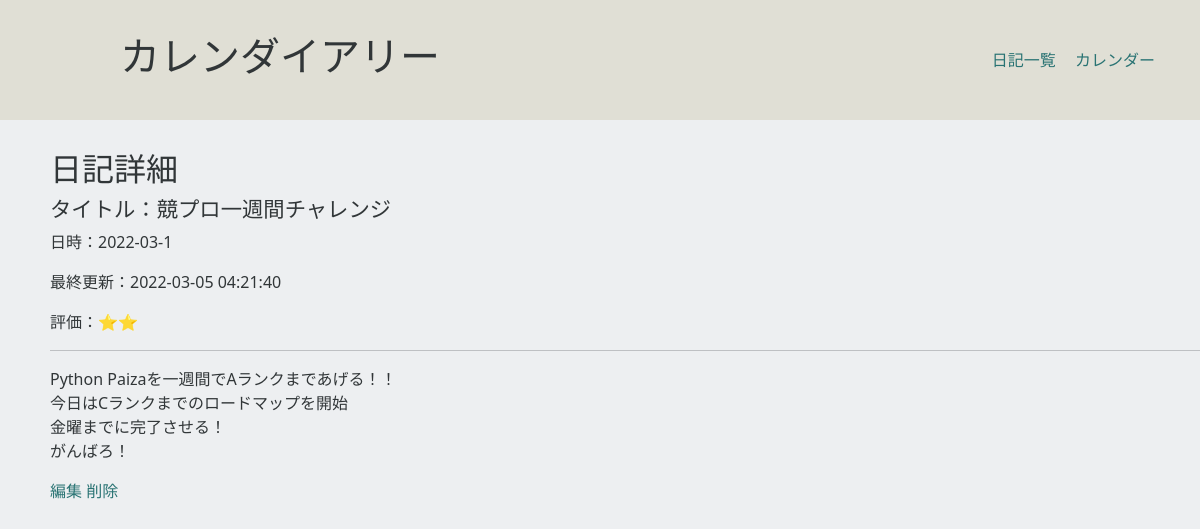
/detail.php?id=1646146800, run on the app's committed database.
### tables this page shows
CREATE TABLE `Diary` (
  `id` bigint(20) NOT NULL,
  `date` timestamp NOT NULL DEFAULT CURRENT_TIMESTAMP ON UPDATE CURRENT_TIMESTAMP,
  `title` varchar(191) NOT NULL,
  `review` int(3) NOT NULL,
  `content` text NOT NULL
);

### dbconnect.php (called while the page is built, shortened)
<?php
    Class Dbc{
        protected $table_name;
        public function dbConnect(){
            $host   = DB_HOST;
            $dbname = DB_NAME;
            $user   = DB_USER;
            $pass   = DB_PASS;
            $dsn    = "mysql:host=$host;dbname=$dbname;charset=utf8";
            try{
                $dbh = new PDO($dsn, $user, $pass, [
                    PDO::ATTR_ERRMODE => PDO::ERRMODE_EXCEPTION,
                ]);
            }catch(PDOException $e){
                echo '接続失敗'. $e->getMessage();
                exit();
            };
            return $dbh;
        }
        public function getById($id){
            $dbh = $this->dbConnect();
            $stmt = $dbh->prepare("SELECT * from $this->table_name Where id = :id");
            $stmt->bindValue(':id', (int)$id, PDO::PARAM_INT);
            $stmt->execute();
            $result = $stmt->fetch(PDO::FETCH_ASSOC);
            return $result;
        }
    }
?>

### diary.php (called while the page is built, shortened)
<?php
    require_once('dbconnect.php');
    Class Diary extends Dbc{
        public function starReview($number){
            if($number === '1'){
                return '⭐️';
            } elseif($number === '2'){
                return '⭐️⭐️';
            } elseif($number === '3'){
                return '⭐️⭐️⭐️';
            } else{
                return 'その他';
            }
        }
        public function escape($v){
            return htmlspecialchars($v, ENT_QUOTES, 'UTF-8');
        }
    }
?>

### detail.php (the view, shortened to what this page needs)
<?php
    require_once('diary.php');
    $diary = new Diary();
    $result = $diary->getById($_GET['id']);
?>
<!DOCTYPE html>
<html lang="en">
<head>
    <link href="https://cdn.jsdelivr.net/npm/bootstrap@5.1.3/dist/css/bootstrap.min.css" rel="stylesheet">
    <link rel="stylesheet" href="./style.css">
</head>
<body>
    <header>
        <nav class="navbar">
            <h1 class="headTitle">カレンダイアリー</h1>
            <ul class="link">
                <li><a href="/list.php">日記一覧</a></li>
                <li><a href="/index.php">カレンダー</a></li>
            </ul>
        </nav>
    </header>
    <div class="detail">
        <h2>日記詳細</h2>
        <h3>タイトル：<?php echo $diary->escape($result['title']) ?></h3>
        <p>日時：<?php echo $diary->escape(date('Y-m-j', $result['id'])) ?></p>
        <p>最終更新：<?php echo $diary->escape($result['date']) ?></p>
        <p>評価：<?php echo $diary->starReview($result['review']) ?></p>
        <hr>
        <p><?php echo nl2br($diary->escape($result['content'])) ?></p>
        <a href="/update.php?id=<?php echo $result["id"] ?>">編集</a>
        <a href="/delete.php?id=<?php echo $result["id"] ?>">削除</a>
    </div>
</body>
</html>

### style.css (style rules this page uses)
body { background-color: #edeff1; }
a { text-decoration: none; color: #297373; }
.navbar { margin: 0px; height: 120px; width: 100vw; background-color: #E0DFD5; }
.navbar ul { list-style: none; text-align: right; margin: 0; padding: 10px 30px; }
.link li { display: inline; margin-right: 15px; }
.link li a { text-decoration: none; color: #297373; }
.headTitle { margin-left: 120px; padding: 20px 0; columns: #297373; }
h1 { color: #313638; }
.detail { color:#313638; padding-left: 50px; padding-top: 30px; }
.detail h2 { color: #313638; }
.detail h3 { color: #313638; font-size: 16pt; }

### data on the page
diary: title "競プロ一週間チャレンジ", id "2022-03-1", date "2022-03-05 04:21:40", review "⭐️⭐️", content "Python Paizaを一週間でAランクまであげる！！ 今日はCランクまでのロードマップを開始 金曜までに完了させる！ がんばろ！"
